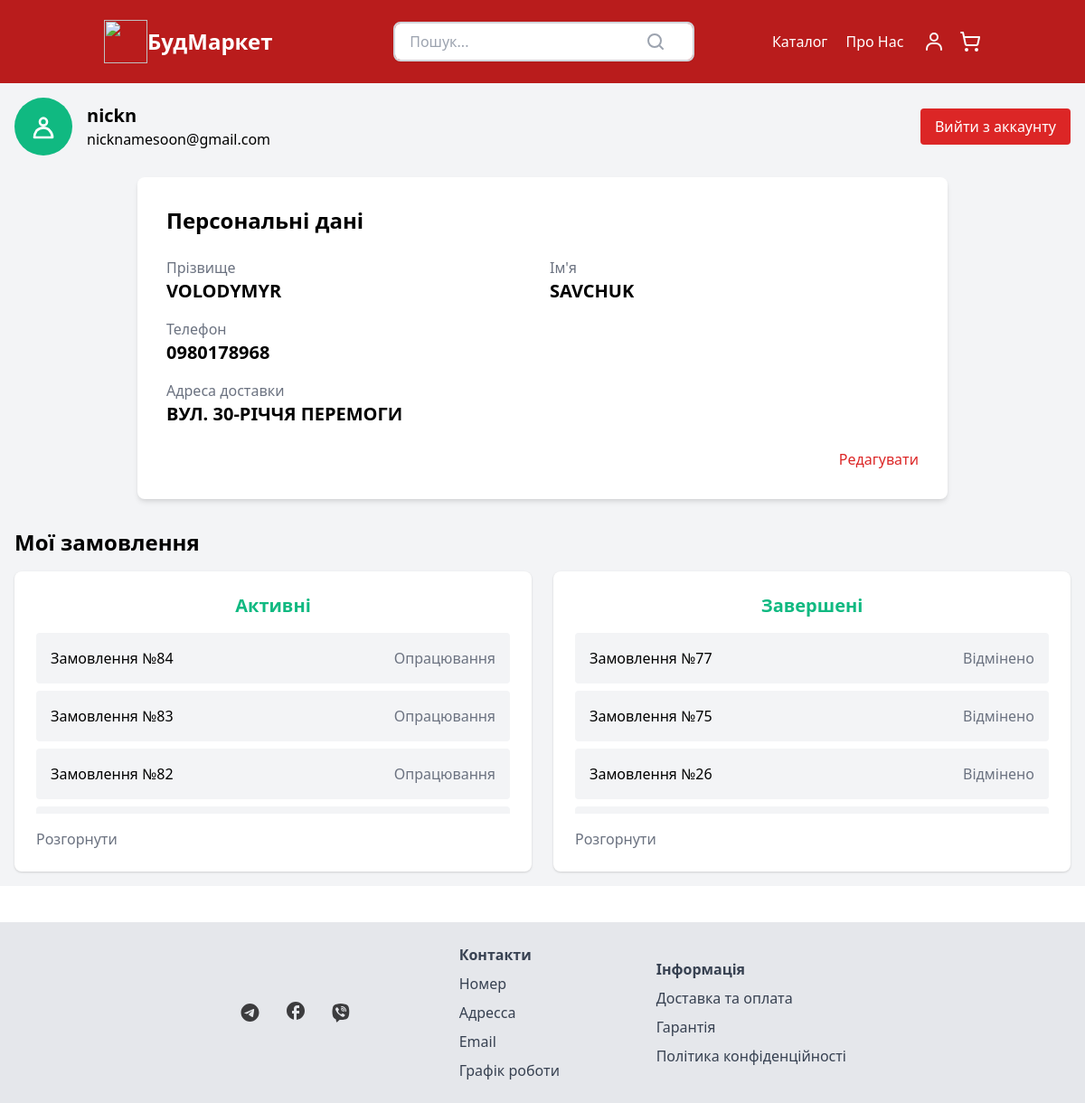
The app's page /users/profile/ (signed in) with its own data.
### users/models.py (models this page shows, shortened)
class Profile(models.Model):
    user = models.OneToOneField(User, on_delete=models.CASCADE, null=True, blank=True)
    email = models.EmailField(max_length=100, unique=True, null=True, blank=True)
    contactNumber = models.CharField(max_length=15, default='', blank=True)
    firstName = models.CharField(max_length=100, blank=True, null=True)
    lastName = models.CharField(max_length=100, blank=True, null=True)
    DeliveryAddress = models.CharField(max_length=100, blank=True, null=True)
    cart = models.OneToOneField(Cart, on_delete=models.SET_NULL, null=True, blank=True)

### order/models.py (models this page shows, shortened)
class Order(models.Model):
    PROCESSING = 'Опрацювання'
    PACKING = 'Комплектація'
    DELIVERING = 'Доставляється'
    RECEIVED = 'Отримано покупцем'
    CANCELED = 'Відмінено'
    STATUS_CHOICES = [
        (PROCESSING, 'Опрацювання'),
        (PACKING, 'Комплектація'),
        (DELIVERING, 'Доставляється'),
        (RECEIVED, 'Отримано покупцем'),
        (CANCELED, 'Відмінено'),
    ]
    PICKUP = 'Самовиніс'
    DELIVERY = 'Доставка'
    DELIVERY_CHOICES = [
        (PICKUP, 'Самовивіз з магазину'),
        (DELIVERY, 'Доставка'),
    ]
    CASH = 'Готівка'
    CARD = 'Карта'
    PAYMENT_CHOICES = [
        (CASH, 'Готівка'),
        (CARD, 'Карткою'),
    ]
    user = models.ForeignKey(User, on_delete=models.CASCADE)
    products = models.ManyToManyField(Product, through='OrderItem')
    created_at = models.DateTimeField(auto_now_add=True)
    updated_at = models.DateTimeField(auto_now=True)
    total_price = models.DecimalField(max_digits=10, decimal_places=2, null=True, default=0)
    status = models.CharField(max_length=20, choices=STATUS_CHOICES, default=PROCESSING)
    delivery_method = models.CharField(max_length=10, choices=[('delivery', 'Доставка'), ('pickup', 'Самовивіз')])
    payment_method = models.CharField(max_length=10, choices=[('card', 'Кредитна карта'), ('cash', 'Готівка')])
    delivery_address = models.CharField(max_length=100, null=True, blank=True)
    payment_intent_id = models.CharField(max_length=255, blank=True, null=True)
    paid = models.BooleanField(default=False)

### users/views.py (the view)
# urls.py: path('profile/', profile, name="profile"),
@login_required
def profile(request):
    user = request.user
    profile = user.profile
    active_orders = Order.objects.filter(user=user,
                                         status__in=['Опрацювання', 'Комплектація', 'Доставляється']).order_by(
        '-created_at')
    inactive_orders = Order.objects.filter(user=user, status__in=['Отримано покупцем', 'Відмінено']).order_by(
        '-created_at')
    context = {
        'user': user,
        'profile': profile,
        'active_orders': active_orders,
        'inactive_orders': inactive_orders,
    }
    return render(request, 'users/profile.html', context=context)

### users/templates/users/profile.html (shortened to what this page needs)
{% extends "market/base.html" %}
{% block content %}
    <div class="bg-gray-100">
        {% if user.profile %}
            <div class="max-w-7xl mx-auto p-4">
                <div class="flex items-center justify-between">
                    <div class="flex items-center">
                        <div class="bg-green-500 text-white w-16 h-16 flex items-center justify-center rounded-full">
                        </div>
                        <div class="ml-4">
                            <h2 class="text-xl font-bold">{{ user.username }}</h2>
                            <p>{{ user.email }}</p>
                        </div>
                    </div>
                    <a href="{% url 'users:logout' %}" class="bg-red-600 text-white px-4 py-2 rounded">Вийти з аккаунту</a>
                </div>
                <div class="bg-white p-8 rounded-lg shadow-md mt-6 max-w-4xl mx-auto">
                    <h2 class="text-2xl font-bold mb-6">Персональні дані</h2>
                    <div class="grid grid-cols-2 gap-4">
                        <div>
                            <div class="text-gray-500">Прізвище</div>
                            <div class="text-xl font-semibold">{{ profile.lastName }}</div>
                        </div>
                        <div>
                            <div class="text-gray-500">Ім'я</div>
                            <div class="text-xl font-semibold">{{ profile.firstName }}</div>
                        </div>
                    </div>
                    <div class="mt-4">
                        <div class="text-gray-500">Телефон</div>
                        <div class="text-xl font-semibold">{{ profile.contactNumber }}</div>
                    </div>
                    <div class="mt-4">
                        <div class="text-gray-500">Адреса доставки</div>
                        <div class="text-xl font-semibold">{{ profile.DeliveryAddress }}</div>
                    </div>
                    <div class="flex justify-end mt-6">
                        <a href="{% url 'users:update-profile' %}" class="text-red-600 hover:underline">Редагувати</a>
                    </div>
                </div>
                <h3 class="text-2xl font-bold mt-8 mb-4">Мої замовлення</h3>
                <div class="grid grid-cols-1 md:grid-cols-2 gap-6">
                    <div class="bg-white items-center rounded-lg shadow p-6">
                        <h4 class="text-xl font-semibold text-center mb-4 text-green-500">Активні</h4>
                        <div id="active-orders-list" class="space-y-2">
                            {% if active_orders %}
                                {% for order in active_orders %}
                                    <a class="bg-gray-100 p-4 rounded flex justify-between items-center"
                                       href="{% url 'order:order-detail' order.id %}">
                                        <span>Замовлення №{{ order.id }}</span>
                                        <span class="text-gray-500">{{ order.status }}</span>
                                    </a>
                                {% endfor %}
                            {% endif %}
                        </div>
                        <button id="toggle-active-orders" class="mt-4 items-center text-center text-gray-500">Розгорнути</button>
                    </div>
                    <div class="bg-white items-center rounded-lg shadow p-6">
                        <h4 class="text-xl text-center font-semibold mb-4 text-green-500">Завершені</h4>
                        <div id="inactive-orders-list" class="space-y-2">
                            {% if inactive_orders %}
                                {% for order in inactive_orders %}
                                    <a class="bg-gray-100 p-4 rounded flex justify-between items-center"
                                       href="{% url 'order:order-detail' order.id %}">
                                        <span>Замовлення №{{ order.id }}</span>
                                        <span class="text-gray-500">{{ order.status }}</span>
                                    </a>
                                {% endfor %}
                            {% endif %}
                        </div>
                        <button id="toggle-inactive-orders" class="mt-4 text-center text-gray-500">Розгорнути</button>
                    </div>
                </div>
            </div>
        {% endif %}
    </div>
{% endblock %}

### market/static/market/styles.css (style rules this page uses)
html { line-height: 1.5; -webkit-text-size-adjust: 100%; -moz-tab-size: 4; -o-tab-size: 4; tab-size: 4; font-family: ui-sans-serif, system-ui, -apple-system, BlinkMacSystemFont, "Segoe UI", Roboto, "Helvetica Neue", Arial, "Noto Sans", sans-serif, "Apple Color Emoji", "Segoe UI Emoji", "Segoe UI Symbol", "Noto Color Emoji"; font-feature-settings: normal; font-variation-settings: normal; }
body { margin: 0; line-height: inherit; }
h1, h2, h3, h4, h5, h6 { font-size: inherit; font-weight: inherit; }
a { color: inherit; text-decoration: inherit; }
button, input, optgroup, select, textarea { font-family: inherit; font-feature-settings: inherit; font-variation-settings: inherit; font-size: 100%; font-weight: inherit; line-height: inherit; color: inherit; margin: 0; padding: 0; }
button, select { text-transform: none; }
button, [type='button'], [type='reset'], [type='submit'] { -webkit-appearance: button; background-color: transparent; background-image: none; }
blockquote, dl, dd, h1, h2, h3, h4, h5, h6, hr, figure, p, pre { margin: 0; }
button, [role="button"] { cursor: pointer; }
img, svg, video, canvas, audio, iframe, embed, object { display: block; vertical-align: middle; }
.flex { display: flex; }
.grid { display: grid; }
.grid-cols-1 { grid-template-columns: repeat(1, minmax(0, 1fr)); }
.items-center { align-items: center; }
.justify-between { justify-content: space-between; }
.rounded { border-radius: 0.25rem; }
.px-4 { padding-left: 1rem; padding-right: 1rem; }
.text-xl { font-size: 1.25rem; line-height: 1.75rem; }
.font-semibold { font-weight: 600; }
.text-green-500 { --tw-text-opacity: 1; color: rgb(34 197 94 / var(--tw-text-opacity)); }
.text-white { --tw-text-opacity: 1; color: rgb(255 255 255 / var(--tw-text-opacity)); }

### records on screen
Profile: lastName "VOLODYMYR", firstName "SAVCHUK", contactNumber "0980178968", DeliveryAddress "ВУЛ. 30-РІЧЧЯ ПЕРЕМОГИ"
Order: id "84", status "Опрацювання"
Order: id "83", status "Опрацювання"
Order: id "82", status "Опрацювання"
Order: id "77", status "Відмінено"
Order: id "75", status "Відмінено"
Order: id "26", status "Відмінено"

### other values on screen
{{ user.username }} "nickn"
{{ user.email }} "nicknamesoon@gmail.com"
